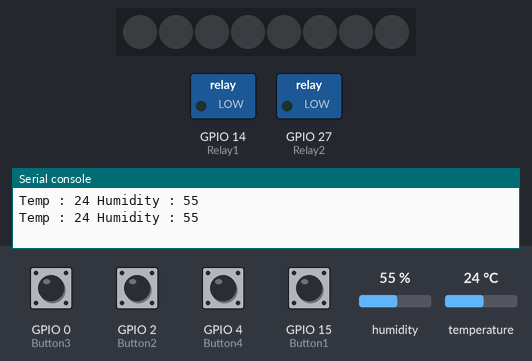
Simulated run of this program. Board: ESP32 board running MicroPython. Shown: 8 RGB LEDs in strip order, left to right, switched loads named in the program (green lamp = pin HIGH), the last lines printed to the serial console. The test bench sets the inputs (shaded band); at power-on: GPIO 0 (Button3), GPIO 2 (Button2), GPIO 4 (Button4), GPIO 15 (Button1) HIGH, humidity 55 %, temperature 24 °C. Dim RGB values are drawn brighter than linear; WiFi joins after 1.5 s; no MQTT or app messages arrive unless stated.

Above: at 2.8 s.
2.9 s: GPIO 2 (Button2) pulled LOW for 0.65 s
At 4.4 s:
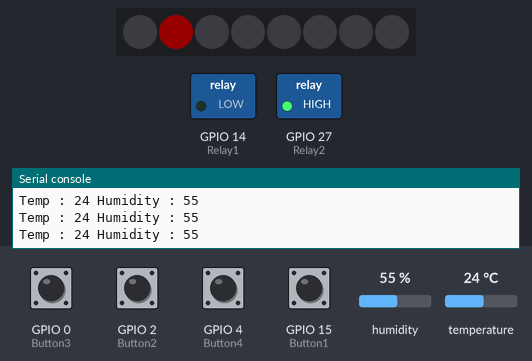
5.2 s: GPIO 15 (Button1) pulled LOW for 0.65 s
At 7.0 s:
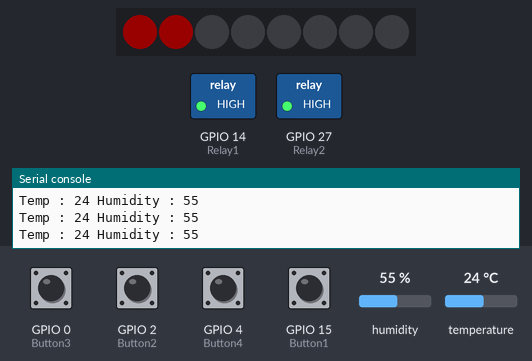
7.3 s: GPIO 4 (Button4) pulled LOW for 0.65 s
At 8.9 s:
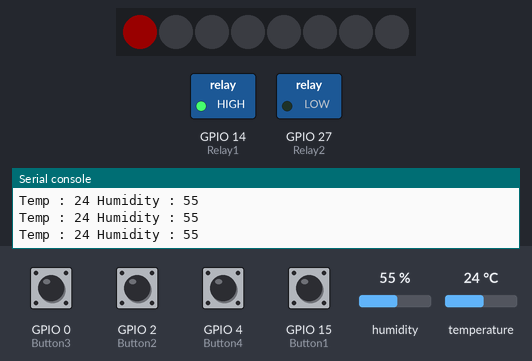
9.4 s: GPIO 0 (Button3) pulled LOW for 0.65 s
At 10.5 s:
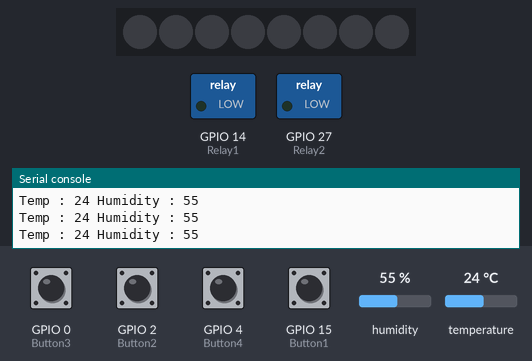
11.5 s: GPIO 2 (Button2) pulled LOW for 1 s
At 13.3 s:
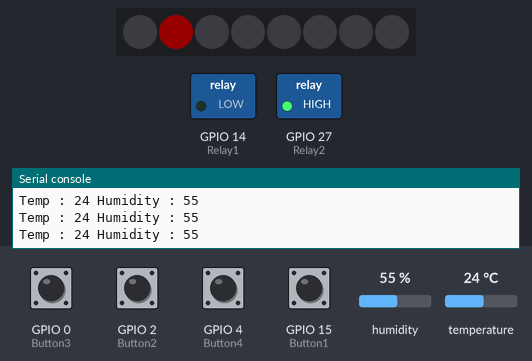
Timing chart, 0 to 14.8 s (numbered marks = the images above; inputs shaded):
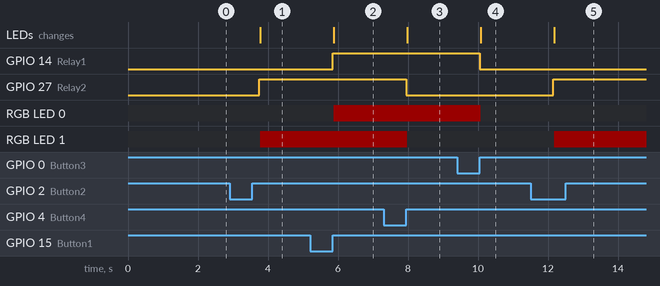

Measured:
- after the input at 2.9 s, GPIO 27 (Relay2): LOW → HIGH after 0.85 s; RGB LED 1: off → RGB(25, 0, 0) after 0.88 s; the LEDs: change after 0.88 s (image 1)
- after the input at 5.2 s, GPIO 14 (Relay1): LOW → HIGH after 0.65 s; RGB LED 0: off → RGB(25, 0, 0) after 0.68 s; the LEDs: change after 0.68 s (image 2)
- after the input at 7.3 s, GPIO 27 (Relay2): HIGH → LOW after 0.65 s; RGB LED 1: RGB(25, 0, 0) → off after 0.68 s; the LEDs: change after 0.68 s (image 3)
- after the input at 9.4 s, GPIO 14 (Relay1): HIGH → LOW after 0.65 s; RGB LED 0: RGB(25, 0, 0) → off after 0.68 s; the LEDs: change after 0.68 s (image 4)
- after the input at 11.5 s, GPIO 27 (Relay2): LOW → HIGH after 0.65 s; RGB LED 1: off → RGB(25, 0, 0) after 0.68 s; the LEDs: change after 0.68 s (image 5)

The program:

netpie_.py
```python
from machine import Pin
import network
from simple import MQTTClient
from machine import Pin
import dht
import time
import json
from neopixel import NeoPixel

d = dht.DHT11(Pin(13))

pin = Pin(23, Pin.OUT)
np = NeoPixel(pin, 8)

Relay1 = Pin(14,Pin.OUT)
Relay2 = Pin(27,Pin.OUT)

Button1 = Pin(15,Pin.IN,Pin.PULL_UP)
Button2 = Pin(2,Pin.IN,Pin.PULL_UP)
Button3 = Pin(0,Pin.IN,Pin.PULL_UP)
Button4 = Pin(4,Pin.IN,Pin.PULL_UP)

# Network interface Mode = Station
wlan = network.WLAN(network.STA_IF)
wlan.active(True) # Activate station mode

print('WiFi Connecting...')
wlan.connect(' ', ' ')
while not wlan.isconnected(): # if wlan.isconnected() == False:
    pass # pass loop until wlan.isconnected is True

print('WiFi Connected!')
print(wlan.ifconfig())

MQTT_Client_ID = ' '
MQTT_Token = ' '
MQTT_Secret = ' '
MQTT_Broker = ' '

# Create Netpie profile
client = MQTTClient(MQTT_Client_ID, MQTT_Broker, user = MQTT_Token, password = MQTT_Secret)

# Connect to Netpie
client.connect()

while True:
    d.measure()
    temp = d.temperature() # eg. 23 (°C)
    hum = d.humidity()
    Btn1_state = Button1.value()
    Btn2_state = Button2.value()
    Btn3_state = Button3.value()
    Btn4_state = Button4.value()
    time.sleep(0.5)

    if Btn1_state == 0:
        np[0] = (25, 0, 0)
        np.write()
        Relay1.value(1)
        client.publish('@shadow/data/update'
                  ,json.dumps({
                      'data':{
                          'Relay1' : 'ON',
                          }
                      }))

    elif Btn2_state == 0:
        np[1] = (25, 0, 0)
        np.write()
        Relay2.value(1)
        client.publish('@shadow/data/update'
                  ,json.dumps({
                      'data':{
                          'Relay2' : 'ON',
                          }
                      }))

    elif Btn3_state == 0:
        np[0] = (0, 0, 0)
        np.write()
        Relay1.value(0)
        client.publish('@shadow/data/update'
                  ,json.dumps({
                      'data':{
                          'Relay1' : 'OFF',
                          }
                      }))

    elif Btn4_state == 0:
        np[1] = (0, 0, 0)
        np.write()
        Relay2.value(0)
        client.publish('@shadow/data/update'
                  ,json.dumps({
                      'data':{
                          'Relay2' : 'OFF',
                          }
                      }))

    print('Temp :',temp,'Humidity :',hum)

    client.publish('@shadow/data/update'
                  ,json.dumps({
                      'data':{
                          'temperature' : temp,
                          'humidity' : hum
                          }
                      }))
```
